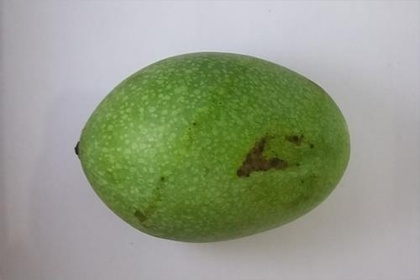
%> input picture Minggu 5/mangga.jpg, 420 x 280 px, shrunk from 500 x 333 before the run
$ octave acara17.m   (GNU Octave 9; MATLAB toolbox functions it lacks are replaced by stand-ins)
%> lines starting %> are read from the running program, lines starting %| are printed output that depends on the picture; in (x1, y1, x2, y2) boxes, pixels count from 0 and x2, y2 are one past the last pixel; in counts of white or black regions, pixels touching at a corner belong together; the program's own positions count from 1
gambar = imread('mangga.jpg');
%> gambar is the input picture: size 280x420x3 uint8; mean R, G, B 148.2, 156.1, 134.9
blue = gambar(:,:,3);
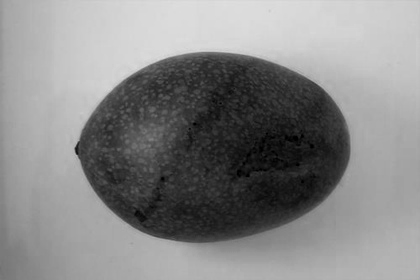
%> blue: size 280x420 uint8; min 0, max 223, mean 134.9
[M,N] = size(blue);
%> M = 280; N = 420
B_seg = zeros(M,N);
for k = 1 : M
    for l = 1 : N
        if blue(k,l)>120
            B_seg(k,l)=0;
        else
            B_seg(k,l)=1;
        end
    end
end
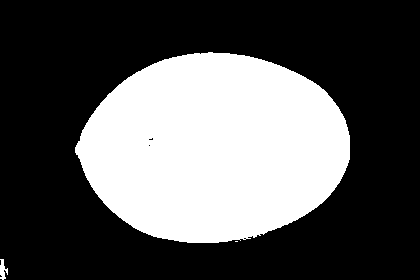
%> B_seg: size 280x420 double; values 0 (black) and 1 (white), 34.2% white; 3 white regions (1 under 20 px), largest, box (x1, y1, x2, y2) and area: (75, 52, 350, 243) 40129, (0, 259, 8, 280) 100
B_seg2=imfill(B_seg);
%> B_seg2: size 280x420 double; values 0 (black) and 1 (white), 34.2% white; 3 white regions (1 under 20 px), largest, box (x1, y1, x2, y2) and area: (75, 52, 350, 243) 40137, (0, 259, 8, 280) 100

subplot(1,4,1),imshow(gambar);
subplot(1,4,2),imshow(blue);
subplot(1,4,3),imhist(blue);
subplot(1,4,4),imshow(B_seg2);
%> after `imshow(B_seg2)`:
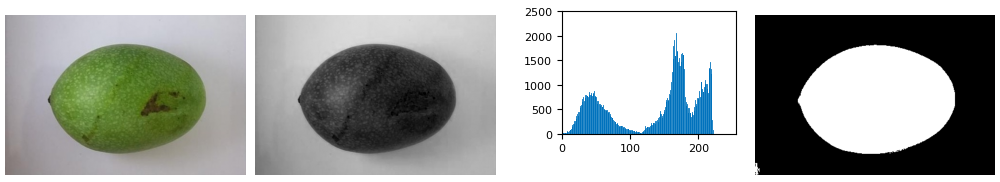
%> figure redrawn from the program's plot data, 4 panels
